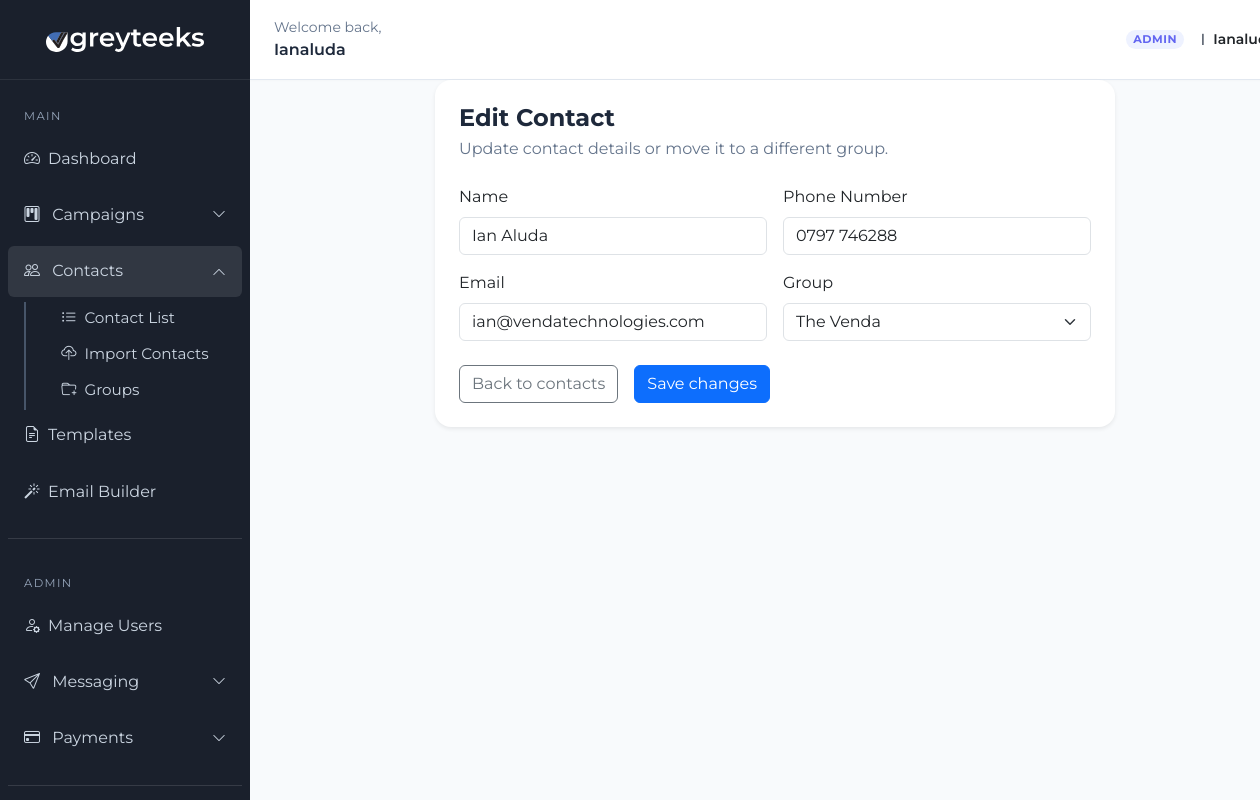
Page /contacts/4/edit/ (signed in) on the committed database.
### contacts_app/models.py (models this page shows, shortened)
class Contact(models.Model):
    group = models.ForeignKey(Group, on_delete=models.CASCADE, related_name='contacts')
    phone_number = models.CharField(max_length=20)
    email = models.EmailField(blank=True)
    name = models.CharField(max_length=100, blank=True)
    created_at = models.DateTimeField(auto_now_add=True)

class Group(models.Model):
    user = models.ForeignKey(User, on_delete=models.CASCADE, related_name='user_groups')
    name = models.CharField(max_length=100)
    description = models.TextField(blank=True)
    created_at = models.DateTimeField(auto_now_add=True)

### contacts_app/views.py (the view, shortened to what this page needs)
# urls.py: path('contacts/<int:contact_id>/edit/', edit_contact, name='edit_contact'),
@login_required
def edit_contact(request, contact_id):
    contact = Contact.objects.filter(id=contact_id, group__user=request.user).first()
    if not contact:
        messages.error(request, 'Contact not found.')
        return redirect('contact_list')
    return render(request, 'contacts/contact_edit.html', {
        'contact': contact,
        'groups': Group.objects.filter(user=request.user),
    })

### templates/contacts/contact_edit.html (shortened to what this page needs)
{% extends "campaigns/dashboard.html" %}
{% block content %}
<div class="card border-0 shadow-sm p-4 rounded-4 mx-auto" style="max-width: 680px;">
    <div class="mb-4">
        <h4 class="fw-bold mb-1">Edit Contact</h4>
        <p class="text-muted mb-0">Update contact details or move it to a different group.</p>
    </div>
    <form method="post">
        <div class="row g-3">
            <div class="col-md-6">
                <label class="form-label">Name</label>
                <input type="text" name="name" class="form-control" value="{{ contact.name }}">
            </div>
            <div class="col-md-6">
                <label class="form-label">Phone Number</label>
                <input type="text" name="phone_number" class="form-control" value="{{ contact.phone_number }}" required>
            </div>
            <div class="col-md-6">
                <label class="form-label">Email</label>
                <input type="email" name="email" class="form-control" value="{{ contact.email }}">
            </div>
            <div class="col-md-6">
                <label class="form-label">Group</label>
                <select name="group" class="form-select" required>
                    {% for group in groups %}
                        <option value="{{ group.id }}" {% if contact.group.id == group.id %}selected{% endif %}>
                            {{ group.name }}
                        </option>
                    {% endfor %}
                </select>
            </div>
        </div>
        <div class="d-flex gap-3 mt-4">
            <a href="{% url 'contact_list' %}" class="btn btn-outline-secondary">Back to contacts</a>
            <button type="submit" class="btn btn-primary">Save changes</button>
        </div>
    </form>
</div>
{% endblock %}

### templates/campaigns/dashboard.html (shortened to what this page needs)
{% load static %}
<!DOCTYPE html>
<html lang="en">
<head>
    <link href="https://cdn.jsdelivr.net/npm/bootstrap@5.3.0/dist/css/bootstrap.min.css" rel="stylesheet">
    <link rel="stylesheet" href="https://cdn.jsdelivr.net/npm/bootstrap-icons@1.11.3/font/bootstrap-icons.min.css">
    <link rel="stylesheet" href="{% static 'css/dashboard.css' %}">
</head>
<body>
<div class="container-fluid">
    <div class="row">
                    {% include 'includes/sidebar.html' %}
        <main class="col-md-10 p-0">
            <div class="dashboard-top-bar d-flex justify-content-between align-items-center px-4 py-0 bg-white border-bottom">
                <div>
                    <div class="text-muted small">Welcome back,</div>
                    <div class="fs-6 fw-semibold">{{ user.first_name|default:user.username|title }}</div>
                </div>
                <div class="d-flex align-items-center gap-3">
                    {% if user.is_staff %}
                    <span class="badge rounded-pill" style="background:#eef2ff;color:#6366f1;font-size:0.7rem;font-weight:700;letter-spacing:0.05em;">ADMIN</span>
                    {% endif %}
                    <div class="d-flex align-items-center gap-2">
                        <span class="user-avatar">{{ user.username|first|upper }}</span>
                        <span class="fw-semibold text-dark small">{{ user.username|title }}</span>
                    </div>
                </div>
            </div>
            <div class="dashboard-content">
                {% block content %}{% endblock %}
            </div>
        </main>
    </div>
</div>
</body>
</html>

### static/css/dashboard.css (style rules this page uses)
body { background-color: #f8fafc; font-family: 'Montserrat', sans-serif; color: #1e293b; }
main { margin-left: 250px; width: calc(100% - 250px); }
.dashboard-content { padding-left: 1.5rem; padding-right: 1.5rem; }
.dashboard-top-bar { min-height: 80px; background: #ffffff; border-bottom: 1px solid #e2e8f0 !important; box-shadow: 0 1px 2px 0 rgba(0, 0, 0, 0.02); }
h1, h2, h3, h4, h5, h6 { font-family: 'Montserrat', sans-serif; font-weight: 600; color: #1e293b; }
.text-muted { color: #64748b !important; }
.badge { font-weight: 500; }

### rows in the picture
Contact: name "Ian Aluda", phone_number "0797 746288", email "ian@vendatechnologies.com", group "The Venda"

### other values in the picture
{{ user.first_name|default:user.username|title }} "Ianaluda"
{{ user.username|first|upper }} "I"
